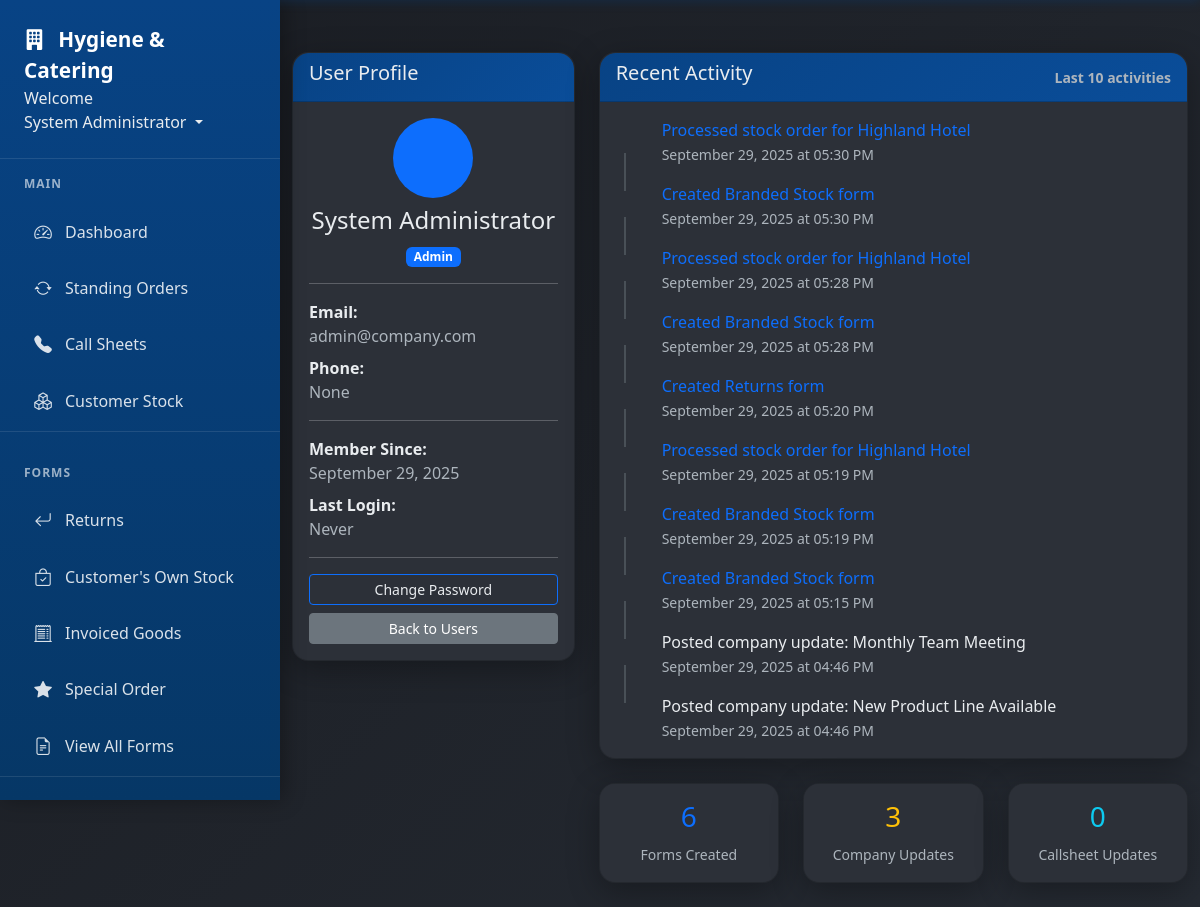
/users/1 (signed in), run on the app's committed database.
### app/models.py (models this page shows, shortened)
class User(db.Model, UserMixin):
    id = db.Column(db.Integer, primary_key=True)
    username = db.Column(db.String(20), unique=True, nullable=False)  # Keep for system use
    email = db.Column(db.String(120), unique=True, nullable=False, index=True)  # Primary identifier
    full_name = db.Column(db.String(100), nullable=False)
    password_hash = db.Column(db.String(128), nullable=False)  # Changed from 'password' to 'password_hash'
    role = db.Column(db.String(20), nullable=False)
    job_title = db.Column(db.String(100))
    direct_phone = db.Column(db.String(20))
    mobile_phone = db.Column(db.String(20))
    is_active = db.Column(db.Boolean, default=True)
    must_change_password = db.Column(db.Boolean, default=False)
    created_at = db.Column(db.DateTime, nullable=False, default=datetime.utcnow)
    last_login = db.Column(db.DateTime)
    forms = db.relationship('Form', foreign_keys='Form.user_id', backref='author', lazy=True)
    callsheet_entries = db.relationship('CallsheetEntry', backref='entered_by', lazy=True)
    callsheets_created = db.relationship('Callsheet', backref='created_by_user', lazy=True)
    todo_items = db.relationship('TodoItem', backref='user', lazy=True, cascade='all, delete-orphan')
    company_updates = db.relationship('CompanyUpdate', backref='author', lazy=True, cascade='all, delete-orphan')
    def get_recent_activity(self, limit=10):
        activities = []
        try:
            recent_forms = Form.query.filter_by(user_id=self.id).order_by(Form.date_created.desc()).limit(5).all()
            for form in recent_forms:
                activities.append({
                    'type': 'form_created',
                    'description': f'Created {form.type.replace("_", " ").title()} form',
                    'date': form.date_created,
                    'link': f'/form/{form.id}'
                })
        except Exception as e:
            print(f"Error loading forms for user {self.id}: {e}")
        try:
            recent_updates = CompanyUpdate.query.filter_by(user_id=self.id).order_by(CompanyUpdate.created_at.desc()).limit(3).all()
            for update in recent_updates:
                activities.append({
                    'type': 'company_update',
                    'description': f'Posted company update: {update.title}',
                    'date': update.created_at,
                    'link': None
                })
        except Exception as e:
            print(f"Error loading company updates for user {self.id}: {e}")
        try:
            recent_callsheet_entries = CallsheetEntry.query.filter_by(user_id=self.id).order_by(CallsheetEntry.updated_at.desc()).limit(3).all()
        except Exception as e:
            print(f"Error loading callsheet entries for user {self.id}: {e}")
        try:
            recent_completed_forms = Form.query.filter_by(completed_by=self.id).filter(
                Form.completed_date.isnot(None)
            ).order_by(Form.completed_date.desc()).limit(3).all()
        except Exception as e:
            print(f"Error loading completed forms for user {self.id}: {e}")
        try:
            if 'StandingOrder' in globals():
                recent_standing_orders = StandingOrder.query.filter_by(created_by=self.id).order_by(StandingOrder.created_at.desc()).limit(3).all()
        except Exception as e:
            print(f"Error loading standing orders for user {self.id}: {e}")
        try:
            if 'StandingOrderLog' in globals():
                recent_so_logs = StandingOrderLog.query.filter_by(performed_by=self.id).filter(
                    StandingOrderLog.action_type.in_(['paused', 'resumed', 'ended'])
                ).order_by(StandingOrderLog.performed_at.desc()).limit(3).all()
        except Exception as e:
            print(f"Error loading standing order logs for user {self.id}: {e}")
        try:
            if 'StockTransaction' in globals():
                recent_stock_transactions = StockTransaction.query.filter_by(created_by=self.id).order_by(StockTransaction.transaction_date.desc()).limit(3).all()
                for transaction in recent_stock_transactions:
                    transaction_types = {
                        'stock_in': 'Added stock for',
                        'stock_out': 'Processed stock order for',
                        'adjustment': 'Adjusted stock for'
                    }
                    description = transaction_types.get(transaction.transaction_type, 'Updated stock for')
                    activities.append({
                        'type': f'stock_{transaction.transaction_type}',
                        'description': f'{description} {transaction.stock_item.customer.name}',
                        'date': transaction.transaction_date,
                        'link': '/customer-stock'
                    })
        except Exception as e:
            print(f"Error loading stock transactions for user {self.id}: {e}")
        activities.sort(key=lambda x: x['date'], reverse=True)
        return activities[:limit]

class StockTransaction(db.Model):
    id = db.Column(db.Integer, primary_key=True)
    stock_item_id = db.Column(db.Integer, db.ForeignKey('customer_stock.id'), nullable=False)
    transaction_type = db.Column(db.String(20), nullable=False)  # 'stock_in', 'stock_out', 'adjustment'
    quantity = db.Column(db.Integer, nullable=False)
    reference = db.Column(db.String(100))  # Order number, delivery note, etc.
    notes = db.Column(db.Text)
    transaction_date = db.Column(db.DateTime, nullable=False, default=datetime.utcnow)
    created_by = db.Column(db.Integer, db.ForeignKey('user.id'), nullable=False)
    user = db.relationship('User', backref='stock_transactions')

class Form(db.Model):
    id = db.Column(db.Integer, primary_key=True)
    type = db.Column(db.String(50), nullable=False)
    data = db.Column(db.Text, nullable=False)
    date_created = db.Column(db.DateTime, nullable=False, default=datetime.utcnow)
    user_id = db.Column(db.Integer, db.ForeignKey('user.id'), nullable=False)
    is_completed = db.Column(db.Boolean, default=False)
    completed_date = db.Column(db.DateTime, nullable=True)
    completed_by = db.Column(db.Integer, db.ForeignKey('user.id'), nullable=True)
    is_archived = db.Column(db.Boolean, default=False)
    completer = db.relationship('User', foreign_keys=[completed_by], backref='completed_forms')

class CompanyUpdate(db.Model):
    id = db.Column(db.Integer, primary_key=True)
    title = db.Column(db.String(100), nullable=False)
    message = db.Column(db.Text, nullable=False)
    priority = db.Column(db.String(20), default='normal')  # normal, important, urgent
    is_event = db.Column(db.Boolean, default=False)  # True for calendar events
    event_date = db.Column(db.DateTime, nullable=True)  # For events/meetings
    sticky = db.Column(db.Boolean, default=False)
    created_at = db.Column(db.DateTime, nullable=False, default=datetime.utcnow)
    user_id = db.Column(db.Integer, db.ForeignKey('user.id'), nullable=False)
    category = db.Column(db.String(50), default='general')

### app/routes.py (the view)
@main.route('/users/<int:user_id>')
@login_required
def user_profile(user_id):
    user = User.query.get_or_404(user_id)
    if current_user.role != 'admin' and current_user.id != user_id:
        flash('Access denied.', 'danger')
        return redirect(url_for('main.dashboard'))
    activities = user.get_recent_activity()
    return render_template('user_profile.html', user=user, activities=activities)

### app/templates/user_profile.html (shortened to what this page needs)
{% extends "base.html" %} {% block content %}
<div class="row">
  <div class="col-lg-4">
    <div class="card">
      <div class="card-header">
        <h5> User Profile</h5>
      </div>
      <div class="card-body">
        <div class="text-center mb-3">
          <div
            class="bg-primary rounded-circle d-inline-flex align-items-center justify-content-center"
            style="width: 80px; height: 80px"
          >
          </div>
          <h4 class="mt-2">{{ user.full_name }}</h4>
          <span
            class="badge bg-{{ 'primary' if user.role == 'admin' else 'secondary' }}"
          >
            {{ user.role.title() }}
          </span>
        </div>
        <hr />
        <div class="mb-2">
          <strong> Email:</strong><br />
          <span class="text-muted">{{ user.email }}</span>
        </div>
        <div class="mb-2">
          <strong> Phone:</strong><br />
          <span class="text-muted">{{ user.direct_phone }}</span>
        </div>
        <hr />
        <div class="mb-2">
          <strong> Member Since:</strong
          ><br />
          <span class="text-muted"
            >{{ user.created_at.strftime('%B %d, %Y') }}</span
          >
        </div>
        <div class="mb-2">
          <strong> Last Login:</strong><br />
          <span class="text-muted">
            {% if user.last_login %} {{ user.last_login.strftime('%B %d, %Y at
            %I:%M %p') }} {% else %} Never {% endif %}
          </span>
        </div>
        <hr />
        <div class="d-grid gap-2">
          {% if current_user.id == user.id %}
          <a
            href="{{ url_for('main.change_password') }}"
            class="btn btn-outline-primary btn-sm"
          >
             Change Password
          </a>
          {% endif %}  {% if current_user.role == 'admin' %}
          <a
            href="{{ url_for('main.users') }}"
            class="btn btn-secondary btn-sm"
          >
             Back to Users
          </a>
          {% endif %}
        </div>
      </div>
    </div>
  </div>
  <div class="col-lg-8">
    <div class="card">
      <div
        class="card-header d-flex justify-content-between align-items-center"
      >
        <h5> Recent Activity</h5>
        <small class="text-muted">Last 10 activities</small>
      </div>
      <div class="card-body">
        {% if activities %}
        <div class="timeline">
          {% for activity in activities %}
          <div class="activity-item d-flex mb-3">
            <div class="activity-icon me-3">
            </div>
            <div class="activity-content flex-grow-1">
              <div class="activity-description">
                {% if activity.link %}
                <a href="{{ activity.link }}" class="text-decoration-none">
                  {{ activity.description }}
                </a>
                {% else %} {{ activity.description }} {% endif %}
              </div>
              <small class="text-muted">
                {{ activity.date.strftime('%B %d, %Y at %I:%M %p') }}
              </small>
            </div>
          </div>
          {% endfor %}
        </div>
        {% else %}
        <div class="text-center text-muted py-4">
          <i class="fas fa-chart-line fa-3x mb-3"></i>
          <h5>No Recent Activity</h5>
          <p>This user hasn't performed any tracked activities yet.</p>
        </div>
        {% endif %}
      </div>
    </div>
    <div class="row mt-3">
      <div class="col-md-4">
        <div class="card text-center">
          <div class="card-body">
            <h3 class="text-primary">{{ user.forms|length }}</h3>
            <small class="text-muted">Forms Created</small>
          </div>
        </div>
      </div>
      <div class="col-md-4">
        <div class="card text-center">
          <div class="card-body">
            <h3 class="text-warning">{{ user.company_updates|length }}</h3>
            <small class="text-muted">Company Updates</small>
          </div>
        </div>
      </div>
      <div class="col-md-4">
        <div class="card text-center">
          <div class="card-body">
            <h3 class="text-info">{{ user.callsheet_entries|length }}</h3>
            <small class="text-muted">Callsheet Updates</small>
          </div>
        </div>
      </div>
    </div>
  </div>
</div>
{% endblock %}

### app/templates/base.html (shortened to what this page needs)
<!DOCTYPE html>
<html lang="en">
  <head>
    <link
      rel="stylesheet"
      href="{{ url_for('static', filename='style.css') }}"
    />
    <link
      href="https://cdn.jsdelivr.net/npm/bootstrap@5.3.0/dist/css/bootstrap.min.css"
      rel="stylesheet"
    />
    <link
      href="https://cdn.jsdelivr.net/npm/bootstrap-icons@1.11.0/font/bootstrap-icons.css"
      rel="stylesheet"
    />
  </head>
  <body>
    <nav class="nav-sidebar" id="navSidebar">
      <div class="nav-sidebar-header">
        <a href="{{ url_for('main.dashboard') }}" class="nav-sidebar-brand">
          <i class="bi bi-building-fill me-2"></i>
          Hygiene & Catering
        </a>
        <li class="nav-item dropdown" style="display: block">
          <text>Welcome</text>
          <a
            class="nav-link dropdown-toggle"
            href="#"
            id="userDropdown"
            role="button"
            data-bs-toggle="dropdown"
          >
             {{ current_user.full_name or
            current_user.username }}
          </a>
        </li>
      </div>
      {% if current_user.is_authenticated %}
      <div class="nav-sidebar-nav">
        <div class="nav-section">
          <div class="nav-section-title">Main</div>
          <div class="nav-item">
            <a class="nav-link" href="{{ url_for('main.dashboard') }}">
              <i class="bi bi-speedometer2"></i>
              Dashboard
            </a>
          </div>
          <div class="nav-item">
            <a class="nav-link" href="{{ url_for('main.standing_orders') }}">
              <i class="bi bi-arrow-repeat"></i>
              Standing Orders
            </a>
          </div>
          <div class="nav-item">
            <a class="nav-link" href="{{ url_for('main.callsheets') }}">
              <i class="bi bi-telephone-fill"></i>
              Call Sheets
            </a>
          </div>
          <div class="nav-item">
            <a class="nav-link" href="{{ url_for('main.customer_stock') }}">
              <i class="bi bi-boxes"></i>
              Customer Stock
            </a>
          </div>
        </div>
        <div class="nav-section">
          <div class="nav-section-title">Forms</div>
          <div class="nav-item">
            <a class="nav-link" href="{{ url_for('main.returns') }}">
              <i class="bi bi-arrow-return-left"></i>
              Returns
            </a>
          </div>
          <div class="nav-item">
            <a class="nav-link" href="{{ url_for('main.branded_stock') }}">
              <i class="bi bi-bag-check"></i>
              Customer's Own Stock
            </a>
          </div>
          <div class="nav-item">
            <a class="nav-link" href="{{ url_for('main.invoice_correction') }}">
              <i class="bi bi-receipt-cutoff"></i>
              Invoiced Goods
            </a>
          </div>
          <div class="nav-item">
            <a class="nav-link" href="{{ url_for('main.special_order') }}">
              <i class="bi bi-star-fill"></i>
              Special Order
            </a>
          </div>
          <div class="nav-item">
            <a class="nav-link" href="{{ url_for('main.forms') }}">
              <i class="bi bi-file-earmark-text"></i>
              View All Forms
            </a>
          </div>
        </div>
      </div>
      {% endif %}
    </nav>
    <div class="main-content" id="mainContent">
      <div class="container-fluid">
         {% block content %}{% endblock %}
      </div>
    </div>
  </body>
</html>

### data on the page
User: full_name "System Administrator", role "Admin", email "admin@company.com", direct_phone "None", created_at "September 29, 2025"
StockTransaction: date "September 29, 2025 at 05:30 PM"
Form: date "September 29, 2025 at 05:30 PM"
StockTransaction: date "September 29, 2025 at 05:28 PM"
Form: date "September 29, 2025 at 05:28 PM"
Form: date "September 29, 2025 at 05:20 PM"
StockTransaction: date "September 29, 2025 at 05:19 PM"
Form: date "September 29, 2025 at 05:19 PM"
Form: date "September 29, 2025 at 05:15 PM"
CompanyUpdate: date "September 29, 2025 at 04:46 PM"
CompanyUpdate: date "September 29, 2025 at 04:46 PM"

### other printed values
{{ activity.description }} "Processed stock order for Highland Hotel" "Created Branded Stock form" "Processed stock order for Highland Hotel" "Created Branded Stock form" "Created Returns form" "Processed stock order for Highland Hotel" "Created Branded Stock form" "Created Branded Stock form"
{{ activity.description }} "Posted company update: Monthly Team Meeting" "Posted company update: New Product Line Available"
{{ user.forms|length }} "6"
{{ user.company_updates|length }} "3"
{{ user.callsheet_entries|length }} "0"
